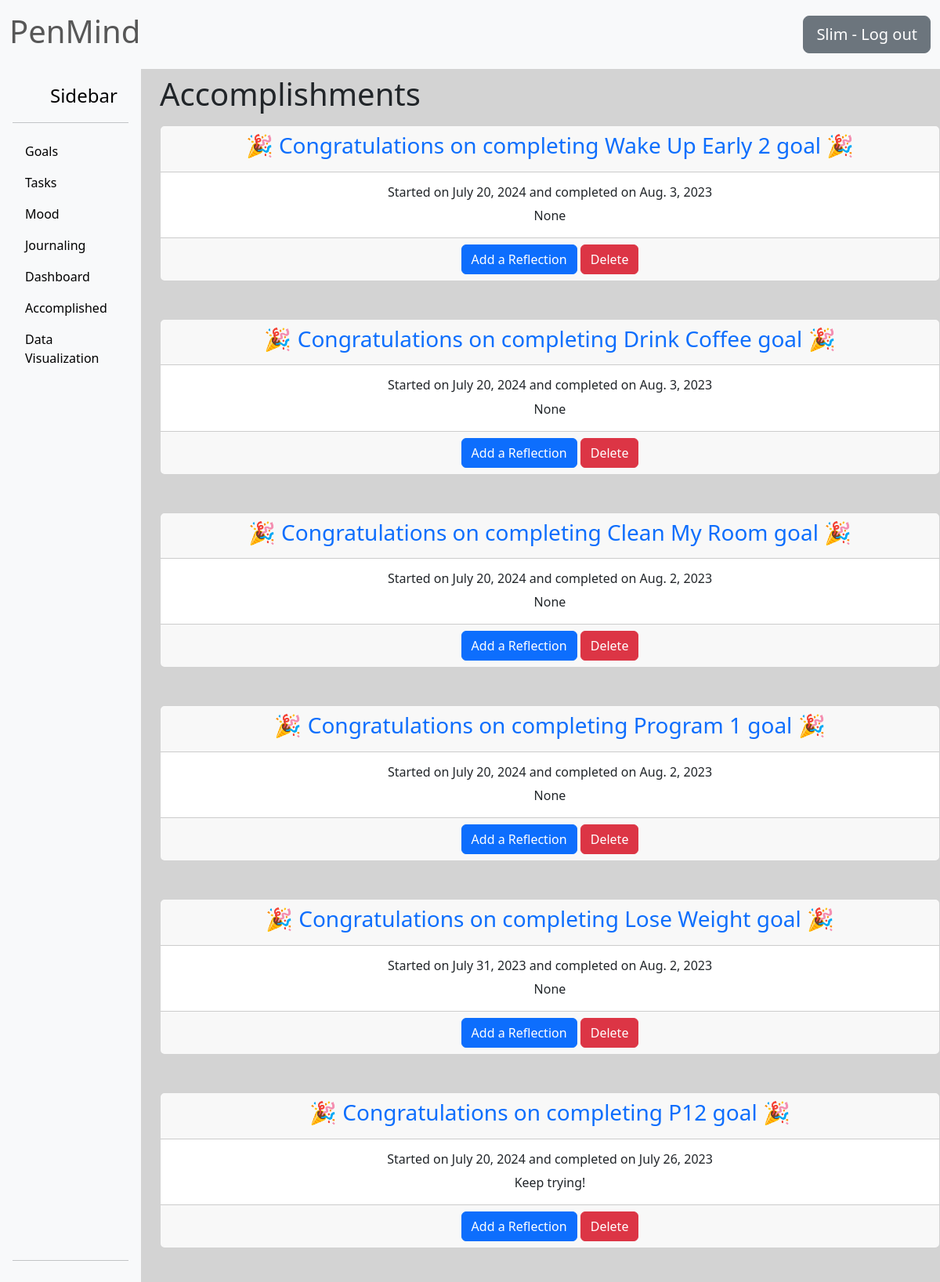
The app's page /done/ (signed in), older data.
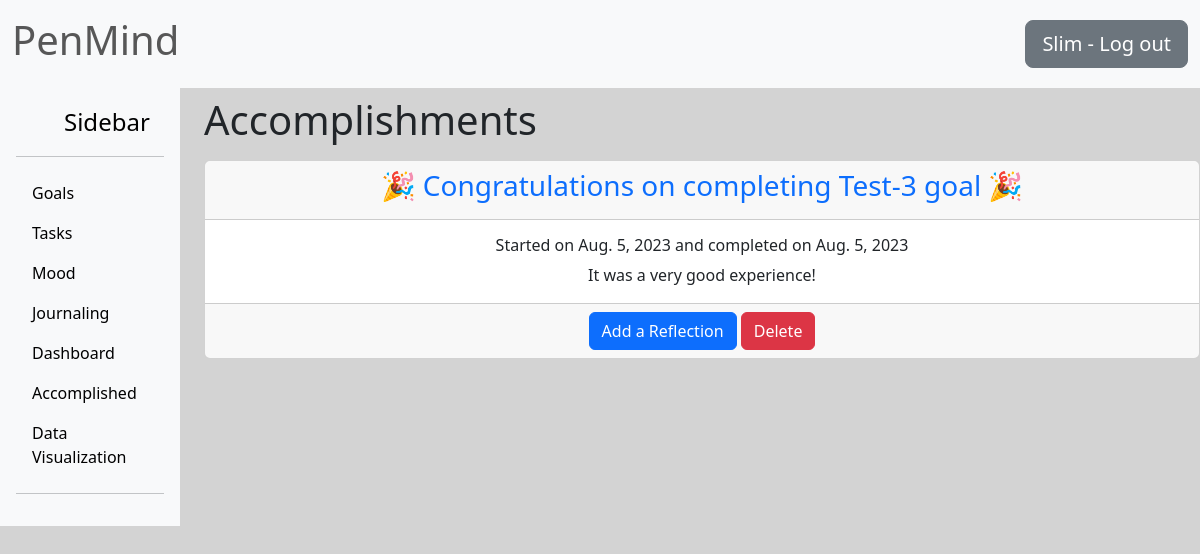
The same page, newer data.
### Accomplished/models.py (models this page shows, shortened)
class AccomplishedGoal (models.Model):
    author = models.ForeignKey(User, on_delete=models.CASCADE)
    program_title = models.CharField(max_length=100, null=True, unique=True)
    start_day = models.DateField(null=True)
    end_day = models.DateTimeField(auto_now_add=True)
    summary = models.TextField(null=True, blank=True)
    class Meta:
        ordering = ["-id"]

### Accomplished/views.py (the view, shortened to what this page needs)
# urls.py: path('', views.done, name="done"),
@login_required()
def done(request):
    all_programs = Endeavor.objects.filter(author=request.user)
    for program in all_programs:
        all_tasks = Task.objects.filter(goal=program).count()
        all_completed_tasks = Task.objects.filter(goal=program).filter(completed=True).count()
    accomplished_goal = AccomplishedGoal.objects.filter(author=request.user)
    if request.method == "POST":
        form = SummaryModelForm(request.POST)
        if form.is_valid():
            form.save()
            return redirect("/profile/")
    else:
        form = SummaryModelForm()
    return render(request, "Accomplished/done.html", {"accomplished_goal": accomplished_goal, "form": form})

### Accomplished/templates/Accomplished/done.html (shortened to what this page needs)
{% extends "Journaling/base.html" %}
{% block content %}
<h1>
    <h1 class="text ml-4 mb-3">Accomplishments</h1>
</h1>
{% if accomplished_goal %}
    {% for item in accomplished_goal %}
        <div class="card text-center mb-5">
          <div class="card-header text-primary">
              <h3>🎉 Congratulations on completing {{item.program_title|title}} goal 🎉</h3>
          </div>
          <div class="card-body">
            <h6 class="card-title">Started on {{item.start_day}} and completed on {{item.end_day|date}}</h6>
            <p class="card-text">{{item.summary}}</p>
          </div>
          <div class="card-footer text-body-secondary">
            <a class="btn btn-primary" href="{% url 'done_update' item.pk %}">Add a Reflection</a>
            <a class="btn btn-danger" href="{% url 'done_delete' item.pk %}">Delete</a>
          </div>
        </div>
    {% endfor %}
{%endif  %}
{% endblock content %}

### Journaling/templates/Journaling/base.html (shortened to what this page needs)
<!DOCTYPE html>
<html lang="en">
<head>
<link href="https://cdn.jsdelivr.net/npm/bootstrap@5.3.0/dist/css/bootstrap.min.css"
      rel="stylesheet"
>
</head>
<body style="background-color:lightgrey;">
<nav class="navbar bg-body-tertiary">
    <div class="container-fluid">
        <span class="navbar-text text-tertiary"><h1>PenMind</h1></span>
        <span><a class="btn btn-secondary btn-lg" href="{% url 'logout' %}" href="{% url 'logout' %}">{{ user.username.title }} - Log out</a></span>
    </div>
</nav>
<div class="row">
    <div class="col-2">
        <div class="d-flex flex-column flex-shrink-0 p-3 bg-body-tertiary h-100">
            <a href="/" class="d-flex align-items-center mb-3 mb-md-0 me-md-auto link-body-emphasis text-decoration-none">
              <svg class="bi pe-none me-2" width="40" height="32"><use xlink:href="#bootstrap"></use></svg>
              <span class="fs-4">Sidebar</span>
            </a>
            <hr>
            <ul class="nav nav-pills flex-column mb-auto">
                <li><a href="{% url 'list_endeavor' %}" class="nav-link link-body-emphasis">Goals</a></li>
                <li><a href="{% url 'todos' %}" class="nav-link link-body-emphasis">Tasks</a></li>
                <li><a href="{% url 'mood' %}" class="nav-link link-body-emphasis">Mood</a></li>
                <li><a href="{% url 'journal' %}" class="nav-link link-body-emphasis">Journaling</a></li>
                <li><a href="{% url 'profile' %}" class="nav-link link-body-emphasis">Dashboard</a></li>
                <li><a href="{% url 'done' %}" class="nav-link link-body-emphasis">Accomplished</a></li>
                <li><a href="{% url 'data' %}" class="nav-link link-body-emphasis">Data Visualization</a></li>
            </ul>
            <hr>
        </div>
    </div>
    <div class="col">
        {% block content %}
        {% endblock %}
    </div>
</div>
</body>
</html>

Row changes from the older to the newer data that the page shows:
removed AccomplishedGoal: program_title "Wake Up Early 2", start_day "July 20, 2024", end_day "Aug. 3, 2023", summary "None"
removed AccomplishedGoal: program_title "Drink Coffee", start_day "July 20, 2024", end_day "Aug. 3, 2023", summary "None"
removed AccomplishedGoal: program_title "Clean My Room", start_day "July 20, 2024", end_day "Aug. 2, 2023", summary "None"
removed AccomplishedGoal: program_title "Program 1", start_day "July 20, 2024", end_day "Aug. 2, 2023", summary "None"
removed AccomplishedGoal: program_title "Lose Weight", start_day "July 31, 2023", end_day "Aug. 2, 2023", summary "None"
removed AccomplishedGoal: program_title "P12", start_day "July 20, 2024", end_day "July 26, 2023", summary "Keep trying!"
added AccomplishedGoal: program_title "Test-3", start_day "Aug. 5, 2023", end_day "Aug. 5, 2023", summary "It was a very good experience!"
